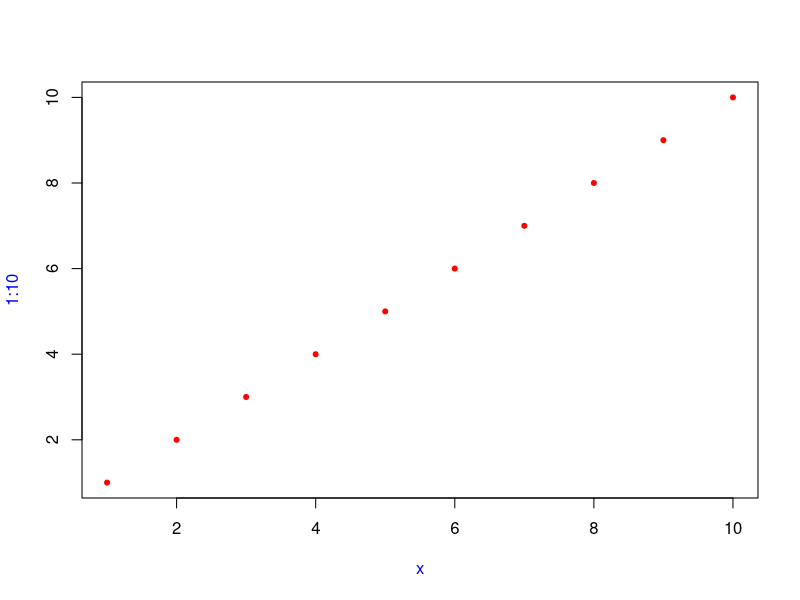

R code for this plot:
## ---- chunk 1
knitr::opts_chunk$set(echo = TRUE, eval = TRUE, fig.width = 4, 
                      fig.height = 5, warning = FALSE, 
                      message = FALSE, encoding = "UTF-16")
## ---- chunk 2
args(mean)
## ---- chunk 3
f <- function(x)
{
    x^2
}

f

# You can change functions by assigning new values to them.
formals(f)

body(f)
body(f) <- "x^3"
f

environment(f)
## ---- chunk 4
lapply(mtcars, function(x) length(unique(x)))
Filter(function(x) !is.numeric(x), mtcars)
integrate(function(x) sin(x) ^ 2, 0, pi)
## ---- chunk 5
  funs <- list(
  half = function(x) x / 2,
  double = function(x) x * 2
)

funs$double(10)
## ---- chunk 6
# calculate mean of a vector
mean(c(1:10, NA), na.rm = TRUE)
## ---- chunk 7
f <- function(a) {
  a
}

x <- c(1, 2, 3)
z <- f(x)
## ---- chunk 8
f <- function(a) {
  a[2] <- 5
  a
}

x <- c(1, 2, 3)
z <- f(x)
## ---- chunk 9
args <- list(1:10, na.rm = TRUE)
do.call(mean, args)
## ---- chunk 10
x <- 10
f <- function(){
    x <- 1   # x outside the function is masked
    y <- 2
    c(x, y)
}
f()

rm(f)
## ---- chunk 11
x <- 2
g <- function(){
    y <- 2
    c(x, y)
}
g()

rm(g)
## ---- chunk 12
x <- 1
g04 <- function() {
  y <- 2
  i <- function() {
    z <- 3
    c(x, y, z)
  }
  i()
}
g04()
## ---- chunk 13
g09 <- function(x) x + 100
g10 <- function() {
  g09 <- 10
  g09(g09)
}
g10()
## ---- chunk 14
g11 <- function() {
  if (!exists("a")) {
    a <- 1
  } else {
    a <- a + 1
  }
  a
}

g11()
g11()
## ---- chunk 15
g12 <- function() x + 1
x <- 15
g12()

x <- 20
g12()
## ---- chunk 16
codetools::findGlobals(g12)
## ---- chunk 17
environment(g12) <- emptyenv()
try(g12())
## ---- chunk 18
h01 <- function(x){
  10
}
h01(x = stop("This is an error!"))


h02 <- function(x){
  x
  10
}
try({
  h02(x = stop("This is an error!"))
})
## ---- chunk 19
y <- 10
h02 <- function(x) {
  y <- 100
  x + 1
}

h02(y)
h02(y <- 1000)
## ---- chunk 20
double <- function(x) { 
  message("Calculating...")
  x * 2
}

h03 <- function(x) {
  c(x, x)
}

h03(double(20))
## ---- chunk 21
h04 <- function(x = 1, y = x * 2, z = a + b) {
  a <- 10
  b <- 100
  
  c(x, y, z)
}

h04()
## ---- chunk 22
h05 <- function(x = ls()) {
  a <- 1
  x
}

# Use the default argument,and ls() evaluated inside h05:
h05()

# Use user-supplied arguments, so ls() evaluated in global environment:
h05(ls())
## ---- chunk 23
h06 <- function(x = 10) {
  list(missing(x), x)
}
str(h06())

str(h06(10))
## ---- chunk 24
args(sample)
## ---- chunk 25
sample <- function(x, size = NULL, replace = FALSE, prob = NULL) {
  if (is.null(size)) {
    size <- length(x)
  }
  
  x[sample.int(length(x), size, replace = replace, prob = prob)]
}
## ---- chunk 26
i01 <- function(y, z) {
  list(y = y, z = z)
}

i02 <- function(x, ...) {
  i01(...)
}

str(i02(x = 1, y = 2, z = 3))
## ---- chunk 27
i04 <- function(...) {
  list(...)
}
str(i04(a = 1, b = 2))
## ---- chunk 28
x <- list(c(1, 3, NA), c(4, NA, 6))
str(lapply(x, mean, na.rm = TRUE))
## ---- chunk 29
sum(1, 2, NA, na_rm = TRUE)
## ---- chunk 30
sum(1, 2, 3)
mean(1, 2, 3)
sum(1, 2, 3, na.omit = TRUE)
mean(1, 2, 3, na.omit = TRUE)
## ---- chunk 31
plot(1:10, col = "red", pch = 20, xlab = "x", col.lab = "blue")
## ---- chunk 32
j01 <- function(x) {
  if (x < 10) {
    0
  } else {
    10
  }
}
j01(5)

j01(15)
## ---- chunk 33
j02 <- function(x) {
  if (x < 10) {
    return(0)
  } else {
    return(10)
  }
}
## ---- chunk 34
j03 <- function() 1
j03()
## ---- chunk 35
j04 <- function() invisible(1)
j04()
## ---- chunk 36
print(j04())

(j04())
## ---- chunk 37
a <- 2
(a <- 2)
## ---- chunk 38
a <- b <- c <- d <- 2
## ---- chunk 39
j05 <- function() {
  stop("I'm an error")
  return(10)
}
try(j05())
## ---- chunk 40
j06 <- function(x) {
  cat("Hello\n")
  on.exit(cat("Goodbye!\n"), add = TRUE)
  
  if (x) {
    return(10)
  } else {
    stop("Error")
  }
}

j06(TRUE)
try(j06(FALSE))
## ---- chunk 41
cleanup <- function(dir, code) {
  old_dir <- setwd(dir)
  on.exit(setwd(old_dir), add = TRUE)
  
  old_opt <- options(stringsAsFactors = FALSE)
  on.exit(options(old_opt), add = TRUE)
}
## ---- chunk 42
args(sd)

mydata <- 1:20
sd(na.rm = FALSE, mydata)
## ---- chunk 43
k01 <- function(abcdef, bcde1, bcde2) {
  list(a = abcdef, b1 = bcde1, b2 = bcde2)
}
str(k01(1, 2, 3))

str(k01(2, 3, abcdef = 1))

# Can abbreviate long argument names:
str(k01(2, 3, a = 1))

# But this doesn't work because abbreviation is ambiguous
try({str(k01(1, 3, b = 1))})

# Arguments after ... must be fully named
args(paste)
paste("a", "b", sep = ":")
paste("a", "b", se = ":")

## ---- chunk 44
options(warnPartialMatchArgs = TRUE)
try({x <- k01(a = 1, 2, 3)})
## ---- chunk 45
objs <- mget(ls("package:base", all.names = TRUE), inherits = TRUE)
funs <- Filter(is.function, objs)
## ---- chunk 46
f <- function(x) {
  f <- function(x) {
    f <- function() {
      x ^ 2
    }
    f() + 1
  }
  f(x) * 2
}
f(10)
